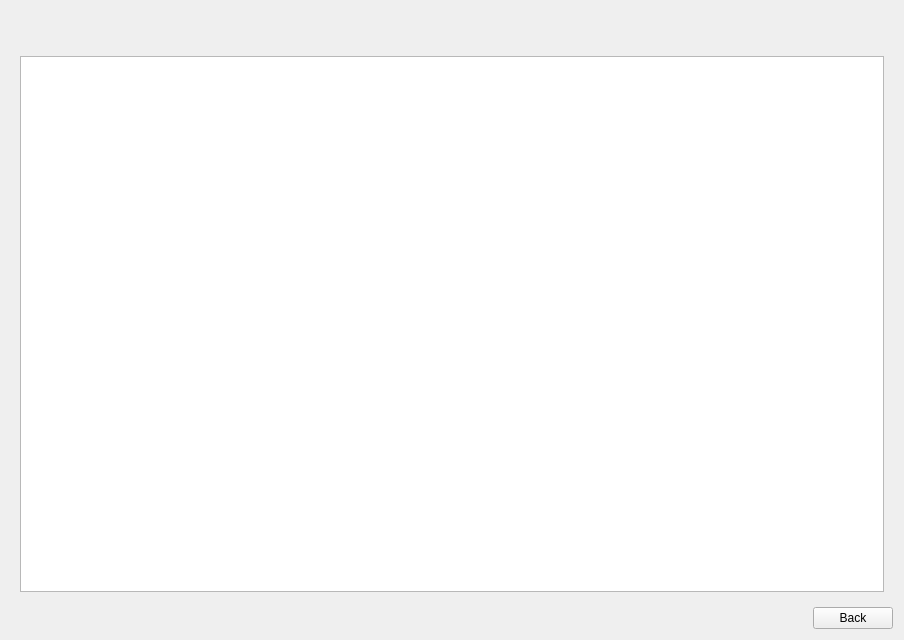
<?xml version="1.0" encoding="UTF-8"?>
<ui version="4.0">
 <class>EventStatus</class>
 <widget class="QWidget" name="EventStatus">
  <property name="geometry">
   <rect>
    <x>0</x>
    <y>0</y>
    <width>904</width>
    <height>640</height>
   </rect>
  </property>
  <property name="windowTitle">
   <string>Form</string>
  </property>
  <layout class="QVBoxLayout" name="verticalLayout">
   <item>
    <widget class="TabBar" name="widget_tab" native="true">
     <property name="minimumSize">
      <size>
       <width>0</width>
       <height>30</height>
      </size>
     </property>
    </widget>
   </item>
   <item>
    <widget class="QStackedWidget" name="stackedWidget">
     <widget class="QWidget" name="page_camera">
      <layout class="QGridLayout" name="gridLayout">
       <item row="0" column="0">
        <widget class="TableView" name="tableView_camera"/>
       </item>
      </layout>
     </widget>
     <widget class="QWidget" name="page_alarm">
      <layout class="QVBoxLayout" name="verticalLayout_2">
       <item>
        <widget class="QLabel" name="label_alarmInputList">
         <property name="text">
          <string>Alarm Input List</string>
         </property>
         <property name="style" stdset="0">
          <string>transparent</string>
         </property>
        </widget>
       </item>
       <item>
        <widget class="TableView" name="tableView_alarmIn"/>
       </item>
       <item>
        <widget class="QLabel" name="label_alarmOutputList">
         <property name="text">
          <string>Alarm Output List</string>
         </property>
         <property name="style" stdset="0">
          <string>transparent</string>
         </property>
        </widget>
       </item>
       <item>
        <widget class="TableView" name="tableView_alarmOut"/>
       </item>
      </layout>
     </widget>
     <widget class="QWidget" name="page_smartEvent">
      <layout class="QGridLayout" name="gridLayout_2">
       <item row="0" column="0">
        <widget class="TableView" name="tableView_smart"/>
       </item>
      </layout>
     </widget>
    </widget>
   </item>
   <item>
    <layout class="QHBoxLayout" name="horizontalLayout">
     <item>
      <spacer name="horizontalSpacer">
       <property name="orientation">
        <enum>Qt::Horizontal</enum>
       </property>
       <property name="sizeHint" stdset="0">
        <size>
         <width>40</width>
         <height>20</height>
        </size>
       </property>
      </spacer>
     </item>
     <item>
      <widget class="QPushButton" name="pushButton_back">
       <property name="text">
        <string>Back</string>
       </property>
      </widget>
     </item>
    </layout>
   </item>
  </layout>
 </widget>
 <customwidgets>
  <customwidget>
   <class>TabBar</class>
   <extends>QWidget</extends>
   <header>tabbar.h</header>
   <container>1</container>
  </customwidget>
  <customwidget>
   <class>TableView</class>
   <extends>QTableView</extends>
   <header>tableview.h</header>
  </customwidget>
 </customwidgets>
 <resources/>
 <connections/>
</ui>
